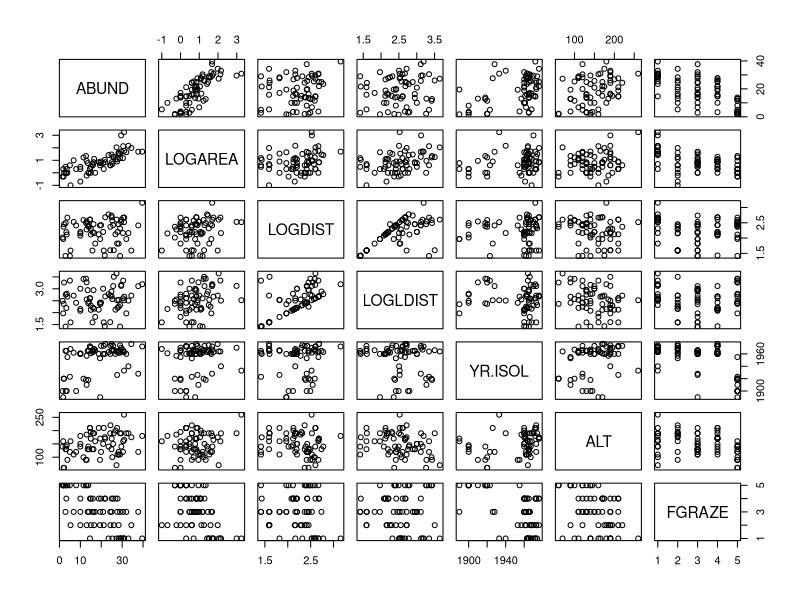
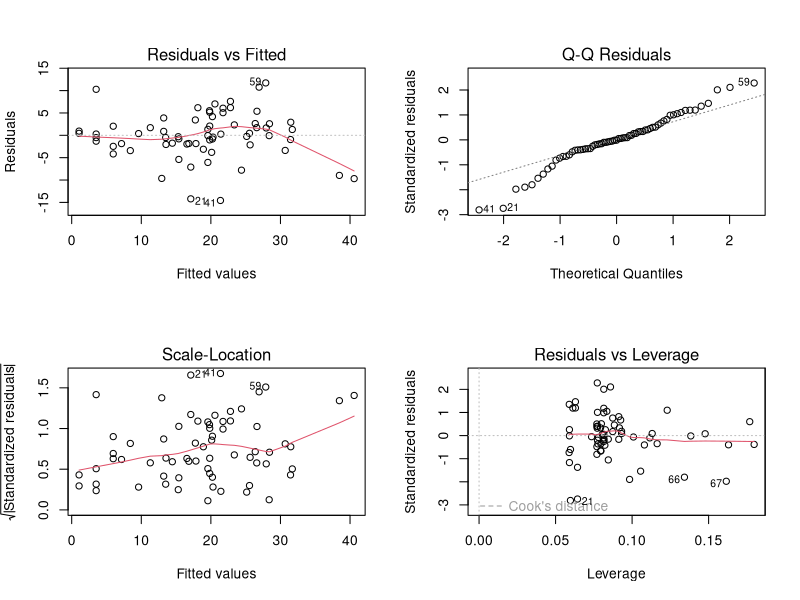
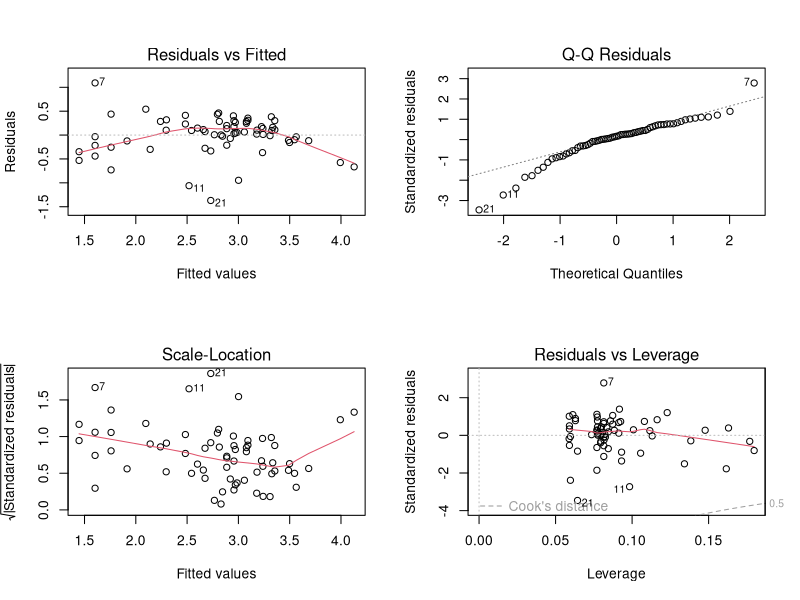
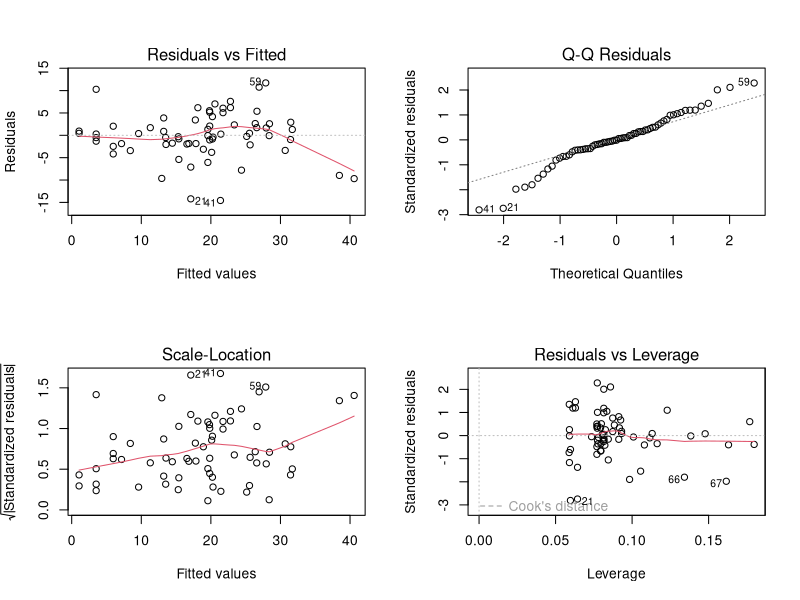
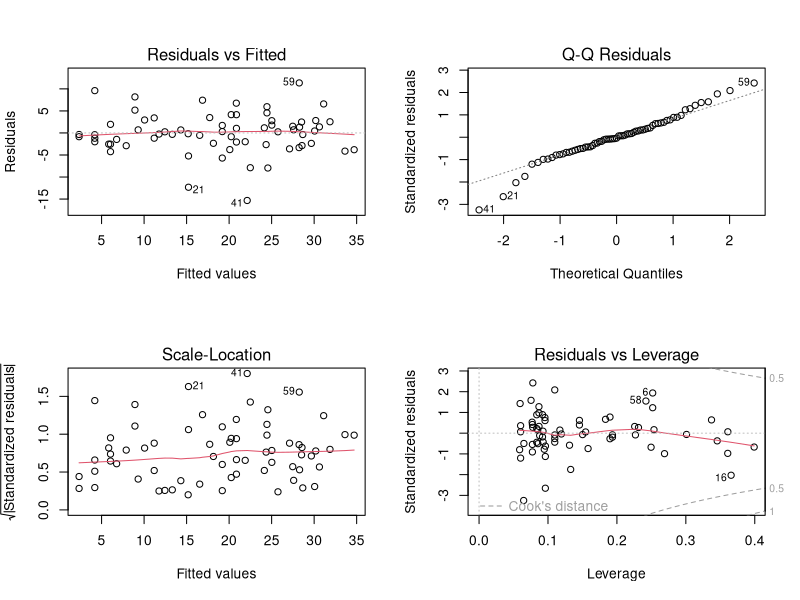

The R source for these figures, in order:
## ---- chunk 1
knitr::opts_chunk$set(echo=TRUE, message = FALSE, warning = FALSE, eval = FALSE, cache = FALSE)

SOLUTIONS<- TRUE
## ---- chunk 2
loyn <- read.table("./data/loyn.txt", header = TRUE)
str(loyn)

loyn$LOGAREA <- log10(loyn$AREA)
# create factor GRAZE as it was originally coded as an integer
loyn$FGRAZE <- factor(loyn$GRAZE)
loyn$LOGDIST <- log10(loyn$DIST)
loyn$LOGLDIST <- log10(loyn$LDIST)
## ---- chunk 3
# Example:

# Rank	|	Predictor	|	Biological effect
# 1	    |	LOGAREA	  |	Large patches containing proportionally
#                     more core habitat: enable persistence of
#                     species with larger home ranges. 
# 3	    |	LOGDIST	  |	?
# ?	    |	LOGLDIST	|	?
# 2	    |	YR.ISOL	  |	?
# ?	    |	ALT		    |	?
# ?	    |	FGRAZE	  |	?

# expect different researchers to come up with different predictions!
# The main limitation is our lack of expert knowledge of the
# study system and area, of course.
## ---- chunk 4
VOI<- c("ABUND", "LOGAREA", "LOGDIST", "LOGLDIST", "YR.ISOL", "ALT", "FGRAZE")
pairs(loyn[, VOI])

# There is variable degrees of imbalance (correlation) between predictors
# such as:
# LOGAREA and FGRAZE, 
# LOGDIST and LOGLDIST (quite expected), 
# YR.ISOL and other variables like LOGAREA or FGRAZE, 
# LOGAREA and ALT, 
# but overall a decent spread of observations across these pairs of predictors.

# The relationship between the response variable ABUND and all the predictors
# is visible in the top row:
#  Some potential correlations present like with LOGAREA (positive), 
# YR.ISOl (positive), maybe ALT (positive) and FGRAZE (negative).
## ---- chunk 5
M1 <- lm(ABUND ~ LOGDIST + LOGLDIST +
                 YR.ISOL + ALT + LOGAREA * FGRAZE,
         data = loyn)
## ---- chunk 6
library(car)
vif(M1)

# Potential problem with FGRAZE (as seen from data exploration) with LOGAREA
# or YR.ISOL
# Ignore for the moment, but we will have to take this into account in our
# interpretation of the results.
# The high VIF for the terms involved in an
# interaction is expected and can be ignored.
## ---- chunk 7
# Wait: why did we not use 'summary' or 'anova' for this?
summary(M1)
anova(M1)

# 'summary' tests if the coefficient for each predictor is significantly
# different from zero.
# 'anova' tests for the significance of the proportion of variation explained
# by a particular term in the model.
# The ANOVA allows testing the overall significance of categorical predictors,
# which involves several coefficients together, thus is more handy. 
# But the results of this ANOVA depend on the order of the variables,
# which is arbitrary here.
# We could change the order but there are too many possible permutations
# Summary p-values don't suffer that problem but test different hypotheses
# It would be useful to use an ANOVA that doesn't depend on the order
# of inclusion of the variables, like 'drop1'

drop1(M1, test = "F")

# LOGDIST is the least significant, hence makes the least 
# contribution to the variability explained by the model, 
# with respect to the number of degrees of freedom it uses (1)

# In retrospect, this model selection step effectively amounts to a test of the
# significance of the LOGDIST effect (although it is a relatively weak test,
# because this was not specific: in reality we were testing
# multiple hypotheses at once)
## ---- chunk 8
M2 <- lm(ABUND ~ LOGLDIST + # removing LOGDIST here
                 YR.ISOL + ALT + LOGAREA * FGRAZE,
         data = loyn)

# or use the shortcut:

M2<- update(M1, formula = . ~ . - LOGDIST) # "." means all previous variables
drop1(M2, test = "F")

# LOGLDIST is now the least significant, hence makes the least 
# contribution to the variability explained by the model, 
# with respect to the number of degrees of freedom it uses (1)

M3 <- update(M2, formula = . ~ . - LOGLDIST)
drop1(M3, test = "F")

# YR.ISOL and ALT now the least significant. Choosing on the basis of
# p-values this similar is really quite arbitrary, so would be best guided
# by expert knowledge if we have it.
# in the absence of strong a-priori expertise, we'll go for YR.ISOL

M4 <- update(M3, formula = . ~ . - YR.ISOL)
drop1(M4, test = "F")

# and finally drop ALT from the model
# I am writing the model in full for more clarity:
M5 <- lm(ABUND ~ LOGAREA * FGRAZE, data = loyn) 
# Here we are, back to a
# familiar version of the model!
## ---- chunk 9
# If the goal of the study is simply to test the FGRAZE * LOGAREA interaction, then all we need is the associated significance test.
# If the model is intended to be used for further inference (like
# prediction), then we will try to simplify it as much as is justifiable to do.

# We can use drop1 for this, but we don't need to, in this simple case:
# when an interaction is significant, the main effects should be left in,
# irrespective of significance, because the interaction cannot be
# interpreted correctly without its main effect.

# Likewise, when an interaction is non-significant it must go first,
# and only then the evidence for the main effects can be assessed.

# Because R always includes interactions *after* their main effects
# in the models, the anova of the model returns the same result as drop1, 
# in our simple model which has no interactions with other terms

# Demo:
anova(M5)
drop1(M5, test= "F") 
# drop1 is clever enough that it doesn't let you
# see the p-values for the main effect, in the presence of their interaction.

# In this case the interaction is not significant, and thus isn't needed
# a better model would thus be the additive-only model:
# lm(ABUND ~ LOGAREA + FGRAZE , data = loyn)
# By applying 'drop1' we have effectively tested the effect of the interaction,
# i.e. the hypothesis that the effect of grazing level depends on patch size (or vice versa).
## ---- chunk 10
M6 <- lm(ABUND ~ LOGAREA + FGRAZE, data = loyn) 
# first split the plotting device into 2 rows and 2 columns
par(mfrow = c(2,2))

# now create the residuals plots
plot(M6)

# To test the normality of residuals assumption we use the Normal Q-Q plot. 
# The central residuals are not too far from the Q-Q line but the extremes
# are too extreme (the tails of the distribution are too long). Some
# observations, both high and low, are poorly explained by the model.

# The plot of the residuals against the fitted values suggests these
# extreme residuals happen for intermediate fitted values.

# Looking at the homogeneity of variance assumption (Residuals vs
# Fitted and Scale-Location plot),
# the graphs are mostly messy, with no clear pattern emerging. There is
# a hint of smaller variance with the lowest fitted values, which is not ideal.
# This could mean that the homogeneity of variance assumption is not met
# (i.e. the variances are not the same). 

# The observations with the highest leverage don't appear to be overly
# influential, according to the Cook's distances in the Residuals vs
# Leverage plot.  
## ---- chunk 11
# (Extra)
# ABUND being bounded by zero, it wouldn't be too surprising if the variance increases with the mean abundance.
# This is often improved by log-transforming the response
loyn$logABUND<- log(loyn$ABUND + 1) # here the natural log
M6log <- lm(logABUND ~ LOGAREA + FGRAZE, data = loyn)
par(mfrow = c(2,2))
plot(M6log)

# Not this time! Lots of extreme negative residuals generated.

# Back to `M6`, then. The other issue was the extreme residuals.
# This could be due to missing important predictors from the model, either
# unknown predictors, or interactions.
## ---- chunk 12
anova(M6)
# null hypothesis 1: There is no effect of LOGAREA on ABUND
# (the proportion of variation explained by LOGAREA is zero)
# null hypothesis 2: There is no effect of FGRAZE on ABUND
# (no significant proportion of variation explained by grazing
# levels *after* the effect of LOGAREA)
# the p values are all very small therefore reject both null hypotheses.

# (Supplement, for info)
# You can work out the proportions of variation explained by each predictor
# we can extract the Sums of squares like this:
str(anova(M6)) # examine the structure of the returned object
M6.SS<- anova(M6)$'Sum Sq' # store values of interest
M6.SS # checking that we have extracted the Sums of squares as intended

# compute SST (total sums of squares):
M6.SST<- sum(anova(M6)$'Sum Sq') 

# proportion of variation in the data explained by the model:
(M6.SST - M6.SS[3]) / M6.SST # 0.7269773

# proportion of variation in the data explained by predictors:
(M6.SS[1:2]) / M6.SST # 0.5476530 0.1793243

# So that's 55% of variation in the data explained by LOGAREA and 18% for FGRAZE after LOGAREA


summary(M6)

# From the summary table, the model equation is
# ABUND = 15.72*(Intercept) + 7.25*LOGAREA + 0.38*FGRAZE2 - 0.19*FGRAZE3
# - 1.59*FGRAZE4 - 11.89*FGRAZE5
# Note that (Intercept) = 1 always
## ---- chunk 13
# Biologically: confirming what we already found out in the previous LM exercises:
# There is a significant effect of grazing levels, especially the highest
# level with a negative effect on bird abundance

# There is a significant positive effect of patch area, too.

# The relative importance of patch area and grazing is not entirely clear, 
# as these are correlated, with smaller patches also having higher grazing
# intensity on average, and larger patches lower grazing intensity.

# Some observations are poorly predicted (fitted) using the set of
# available predictors.

# Interpretation: 
# Bird abundance may increase with patch area due to populations being more
# viable in large patches (e.g. less prone to extinction), 
# or perhaps because there is proportionally less edge effect in larger
# patches, and this in turn provides more high quality habitat for species 
# associated with these habitat patches

# The negative effect of grazing may be due to grazing decreasing resource
# availability for birds, for example plants or seeds directly, or insects
# associated with the grazed plants.


# Methodologically:
# Doing model selection is difficult without an intrinsic / expert knowledge
# of the system, to guide what variables to include.
# Even with this data set, many more models could have been formulated.
# For example, for me, theory would have suggested to test an interaction 
# between YR.ISOL and LOGDIST (or LOGLDIST?), 
# because LOGDIST will affect the dispersal of birds between patches 
# (hence the colonisation rate), 
# and the time since isolation of the patch may affect how important
# dispersal has been to maintain or rescue populations 
# (for recently isolated patches, dispersal, and hence distance to nearest
# patches may have a less important effect)
## ---- chunk 14
# This time, we are not doing any specific hypothesis testing, so there's
# no need to force the LOGAREA * FGRAZE into the model until the
# end of the model selection.
# But we should still start with a "most complex model considered" 
# which we deem plausible.

M.start<- lm(ABUND ~ LOGLDIST + YR.ISOL + ALT + LOGAREA * FGRAZE, data= loyn)

step(M.start)

# or 

drop1(M.start)
# lowest AIC would be obtained by removing LOGLDIST

M.step2<- lm(ABUND ~ YR.ISOL + ALT + LOGAREA * FGRAZE, data= loyn)
drop1(M.step2)
# lowest AIC would be obtained by removing YR.ISOL

M.step3<- lm(ABUND ~ ALT + LOGAREA * FGRAZE, data= loyn)
drop1(M.step3)
# lowest AIC would be obtained by removing ALT

M.step4<- lm(ABUND ~ LOGAREA * FGRAZE, data= loyn)
drop1(M.step4)
# lowest AIC is the current model, including the interaction.
# unlike the F-test, the AIC favors retaining the interaction


# one way of constructing a summary table, for reporting the results:
# (we could include the model without interaction, for reference)
Model.formulas<- c("LOGLDIST + YR.ISOL + ALT + LOGAREA * FGRAZE",
	"YR.ISOL + ALT + LOGAREA * FGRAZE",
	"ALT + LOGAREA * FGRAZE",
	"LOGAREA * FGRAZE",
	"LOGAREA + FGRAZE")
Model.AIC<- c(AIC(M.start),
	AIC(M.step2),
	AIC(M.step3),
	AIC(M.step4),
	AIC(M6))

summary.table<- data.frame(Model= Model.formulas,
	AIC= round(Model.AIC, 2))

# Sorting models from lowest AIC (preferred) to highest (least preferred):
summary.table<- summary.table[order(summary.table$AIC), ]

# Adding AIC differences with respect to best model:
summary.table$deltaAIC<- summary.table$AIC - summary.table$AIC[1]

require(knitr)
kable(summary.table)


# Note that this rather automatic way of doing model selection
# misses a number of plausible combinations of the terms of 
# interest. This is somewhat arbitrary and there is a chance to
# miss the "best" model in that way.

# The function `step` tries to reduce this problem with the
# options `direction= "both"`. This means that after achieving a
# minimal model by applying "backwards" steps of model
# reduction, `step` will eventually apply one or more
# "forward" steps, where previously deleted terms are added
# again in case they lead to an improvement of the minimal model.

# However, this is no replacement for a fully manual and 
# thought-through model selection, informed by the understanding 
# of theory in the research area, and of the research questions.

## ---- chunk 15
birds.add.2 <- lm(ABUND ~ FGRAZE + LOGAREA, data = loyn)
anova(birds.add.2)

# null hypothesis 1: There is no effect of FGRAZE on ABUND
# (no difference between grazing levels)
# null hypothesis 2: There is no effect of LOGAREA on ABUND
# (the proportion of variation in ABUND explained by LOGAREA is
# zero *after* accounting for the effect of FGRAZE)
# the p values are all very small therefore reject both null hypotheses.

# we can also extract the Sums of squares like this:
birds.add.2.SS<- anova(birds.add.2)$'Sum Sq' # store values of interest
birds.add.2.SST<- sum(anova(birds.add.2)$'Sum Sq') # compute SST

# proportion of variation in the data explained by the model:
(birds.add.2.SST - birds.add.2.SS[3]) / birds.add.2.SST
# the same as the previous model

# proportion of variation in the data explained by predictors:
(birds.add.2.SS[1:2]) / birds.add.2.SST # 0.5449233 0.1820540

# So that's 54% for FGRAZE and 18% for LOGAREA after FGRAZE,
# essentially reversing the contributions found in the first
# model (for reference, see the solution code chunk for Question 19).

# Conclusion: here the order matters a lot. This is not too surprising since
# the design is unbalanced and FGRAZE and LOGAREA covary (they are correlated)
## ---- chunk 16
# ABUND = 15.72*(Intercept) + 7.25*LOGAREA + 0.38*FGRAZE2 - 0.19*FGRAZE3
# - 1.59*FGRAZE4 - 11.89*FGRAZE5
# Note that (Intercept) = 1 always

# expected abundance for (A): replace LOGAREA by -0.5, and all FGRAZE2...5 by 0
15.72*1 + 7.25*(-0.5) + 0.38*0 - 0.19*0 - 1.59*0 - 11.89*0 # 12.095

# could also extract the model coefficients like this:
M6.coef<- coef(M6)
M6.coef
# and multiply by the predictor values to obtain the equivalent prediction
# (difference due to my own roundings of estimates above)
sum(M6.coef * c(1, -0.5, 0, 0, 0, 0)) # 12.09278 

# expected abundance for (B): input 1 for the GRAZE3 variable
15.72*1 + 7.25*(-0.5) + 0.38*0 - 0.19*1 - 1.59*0 - 11.89*0 # 11.905
# or
sum(M6.coef * c(1, -0.5, 0, 1, 0, 0)) # 11.90349

# the difference (B) 11.90349 - (A) 12.09278 should correspond to
# the estimate for the GRAZE3 coefficient

# expected abundance for (C)
sum(M6.coef * c(1, 0.5, 0, 1, 0, 0)) # 19.15072

# the difference (C) 19.15072 - (B) 11.90349 should coincide with the
# estimate of the slope for the LOGAREA effect, since there is just one
# LOGAREA unit of difference and the slope is the change in expected
# abundance for a 1-unit increase in the predictor.
## ---- chunk 17
birds.inter.1 <- lm(ABUND ~ FGRAZE * LOGAREA , data = loyn)
# ABUND = 21.243*(Intercept) - 6.165*FGRAZE2 - 7.215*FGRAZE3 - 17.910*FGRAZE4
# - 17.043*FGRAZE5 + 4.144*LOGAREA + 4.368*FGRAZE2:LOGAREA
# + 4.989*FGRAZE3:LOGAREA + 15.235*FGRAZE4:LOGAREA + 1.996*FGRAZE5:LOGAREA
# Note that (Intercept) = 1 always

# expected abundance for (A): replace LOGAREA by 2.5, and all terms involving
# FGRAZE2...5 by 0
21.243*1 - 6.165*0 - 7.215*0 - 17.910*0 - 17.043*0 + 4.144*2.5 + 4.368*0 + 4.989*0 + 15.235*0 + 1.996*0 # 31.603

# much lower risk of error by extracting the model coefficients like this:
birds.inter.1.coef<- coef(birds.inter.1)
birds.inter.1.coef # check coefficients and their order
# and multiply by the predictor values to obtain the equivalent prediction
sum(birds.inter.1.coef * c(1, 0, 0, 0, 0, 2.5, 0, 0, 0, 0)) # 31.60296 

# expected abundance for (B): input 1 for the GRAZE5 variable and -0.5 for
# variables LOGAREA and FGRAZE5:LOGAREA
21.243*1 - 6.165*0 - 7.215*0 - 17.910*0 - 17.043*1 + 4.144*(-0.5) + 4.368*0 + 4.989*0 + 15.235*0 + 1.996*(-0.5) # 1.13
# or
sum(birds.inter.1.coef * c(1, 0, 0, 0, 1, -0.5, 0, 0, 0, -0.5)) # 1.130203 

# Well done if you got there!
## ---- chunk 18
# first split the plotting device into 2 rows and 2 columns
par(mfrow = c(2,2))

# create the residuals plots for the additive model
plot(M6)

# create the residuals plots for the interactive model
plot(birds.inter.1)

# Not a great deal of an improvement! Just marginally better in every respect,
# thanks to increasing the fit slightly by throwing lots of 
# (unnecessary?) new model parameters at the data.

# By increasing the complexity of the model, we have improved
# the fit, but there is little evidence that what we have
# additionally captured is of biological interest. It most
# likely is just noise in the data, because the sample size is
# too low for the model (and us) to be able to distinguish true
# patterns from noise (See plots from Question 8).
